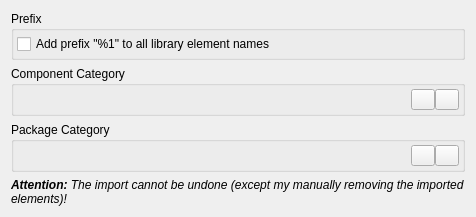
<?xml version="1.0" encoding="UTF-8"?>
<ui version="4.0">
 <class>librepcb::editor::KiCadLibraryImportWizardPage_SetOptions</class>
 <widget class="QWizardPage" name="librepcb::editor::KiCadLibraryImportWizardPage_SetOptions">
  <property name="geometry">
   <rect>
    <x>0</x>
    <y>0</y>
    <width>476</width>
    <height>217</height>
   </rect>
  </property>
  <property name="windowTitle">
   <string notr="true">SetOptions</string>
  </property>
  <property name="title">
   <string>Set Options</string>
  </property>
  <property name="subTitle">
   <string>Choose the import options and click on the import button below to continue. If you are unsure about the options, just keep the default values.</string>
  </property>
  <layout class="QVBoxLayout" name="verticalLayout" stretch="0,0,0,1">
   <item>
    <widget class="QGroupBox" name="groupBox_3">
     <property name="title">
      <string>Prefix</string>
     </property>
     <layout class="QVBoxLayout" name="verticalLayout_2">
      <property name="spacing">
       <number>0</number>
      </property>
      <property name="leftMargin">
       <number>3</number>
      </property>
      <property name="topMargin">
       <number>3</number>
      </property>
      <property name="rightMargin">
       <number>3</number>
      </property>
      <property name="bottomMargin">
       <number>3</number>
      </property>
      <item>
       <widget class="QCheckBox" name="cbxAddNamePrefix">
        <property name="toolTip">
         <string>Helps to distinguish between manually created elements and imported elements.</string>
        </property>
        <property name="text">
         <string>Add prefix &quot;%1&quot; to all library element names</string>
        </property>
       </widget>
      </item>
     </layout>
    </widget>
   </item>
   <item>
    <widget class="QGroupBox" name="gbxComponentCategory">
     <property name="title">
      <string>Component Category</string>
     </property>
     <layout class="QHBoxLayout" name="horizontalLayout_2">
      <property name="spacing">
       <number>0</number>
      </property>
      <property name="leftMargin">
       <number>3</number>
      </property>
      <property name="topMargin">
       <number>3</number>
      </property>
      <property name="rightMargin">
       <number>3</number>
      </property>
      <property name="bottomMargin">
       <number>3</number>
      </property>
      <item>
       <widget class="QLabel" name="lblComponentCategoryTree">
        <property name="text">
         <string notr="true"/>
        </property>
       </widget>
      </item>
      <item>
       <widget class="QToolButton" name="btnChooseComponentCategory">
        <property name="toolTip">
         <string>Choose category</string>
        </property>
        <property name="text">
         <string notr="true"/>
        </property>
        <property name="icon">
         <iconset>
          <normaloff>:/img/actions/search.png</normaloff>:/img/actions/search.png</iconset>
        </property>
       </widget>
      </item>
      <item>
       <widget class="QToolButton" name="btnResetComponentCategory">
        <property name="toolTip">
         <string>Reset</string>
        </property>
        <property name="text">
         <string notr="true"/>
        </property>
        <property name="icon">
         <iconset>
          <normaloff>:/img/actions/undo.png</normaloff>:/img/actions/undo.png</iconset>
        </property>
       </widget>
      </item>
     </layout>
    </widget>
   </item>
   <item>
    <widget class="QGroupBox" name="gbxPackageCategory">
     <property name="title">
      <string>Package Category</string>
     </property>
     <layout class="QHBoxLayout" name="horizontalLayout_3">
      <property name="spacing">
       <number>0</number>
      </property>
      <property name="leftMargin">
       <number>3</number>
      </property>
      <property name="topMargin">
       <number>3</number>
      </property>
      <property name="rightMargin">
       <number>3</number>
      </property>
      <property name="bottomMargin">
       <number>3</number>
      </property>
      <item>
       <widget class="QLabel" name="lblPackageCategoryTree">
        <property name="text">
         <string notr="true"/>
        </property>
       </widget>
      </item>
      <item>
       <widget class="QToolButton" name="btnChoosePackageCategory">
        <property name="toolTip">
         <string>Choose category</string>
        </property>
        <property name="text">
         <string notr="true"/>
        </property>
        <property name="icon">
         <iconset>
          <normaloff>:/img/actions/search.png</normaloff>:/img/actions/search.png</iconset>
        </property>
       </widget>
      </item>
      <item>
       <widget class="QToolButton" name="btnResetPackageCategory">
        <property name="toolTip">
         <string>Reset</string>
        </property>
        <property name="text">
         <string notr="true"/>
        </property>
        <property name="icon">
         <iconset>
          <normaloff>:/img/actions/undo.png</normaloff>:/img/actions/undo.png</iconset>
        </property>
       </widget>
      </item>
     </layout>
    </widget>
   </item>
   <item>
    <widget class="QLabel" name="label">
     <property name="font">
      <font>
       <italic>true</italic>
      </font>
     </property>
     <property name="text">
      <string>&lt;b&gt;Attention:&lt;/b&gt; The import cannot be undone (except my manually removing the imported elements)!</string>
     </property>
     <property name="alignment">
      <set>Qt::AlignBottom|Qt::AlignLeading|Qt::AlignLeft</set>
     </property>
     <property name="wordWrap">
      <bool>true</bool>
     </property>
    </widget>
   </item>
  </layout>
 </widget>
 <resources/>
 <connections/>
</ui>
